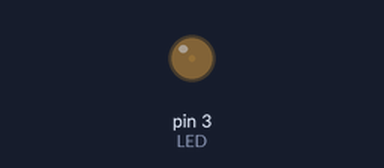
A sketch run on a simulated Arduino Uno, built with avr-gcc and run on an emulated ATmega328P. On the bench: output pins drawn as LEDs (lit = HIGH).

Above: at 0.05 s.
At 1.15 s:
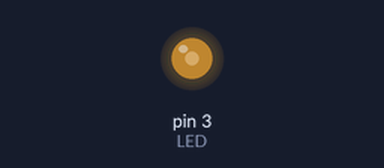
At 2.3 s:
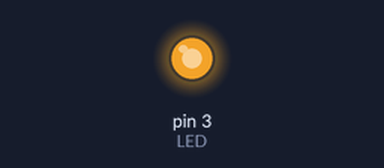
At 4.6 s:
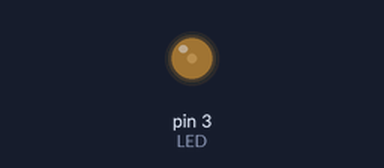
Timing chart, 0 to 6.7 s (numbered marks = the images above):
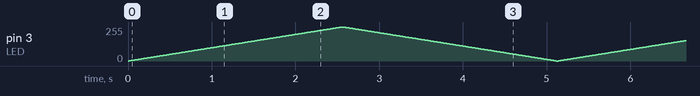

The sketch:

varier_luminosite_led.ino
```cpp
// Définition des broches et variables utilisées
int LED = 3;
// Rapport cyclique
int x;

void setup() {
   pinMode(LED, OUTPUT);
}

void loop() {
  x = 0;

  // Allumer progressivement la LED (0 --> 255)
  while (x <= 255) {
    analogWrite(LED, x);
    delay(10);
    x = x + 1;
  }

  // Eteindre progressivement la LED (255 --> 0)
  x = 255;
  while (x >= 0) {

    analogWrite(LED, x);
    delay(10);
    x = x - 1;
  }

}
```
